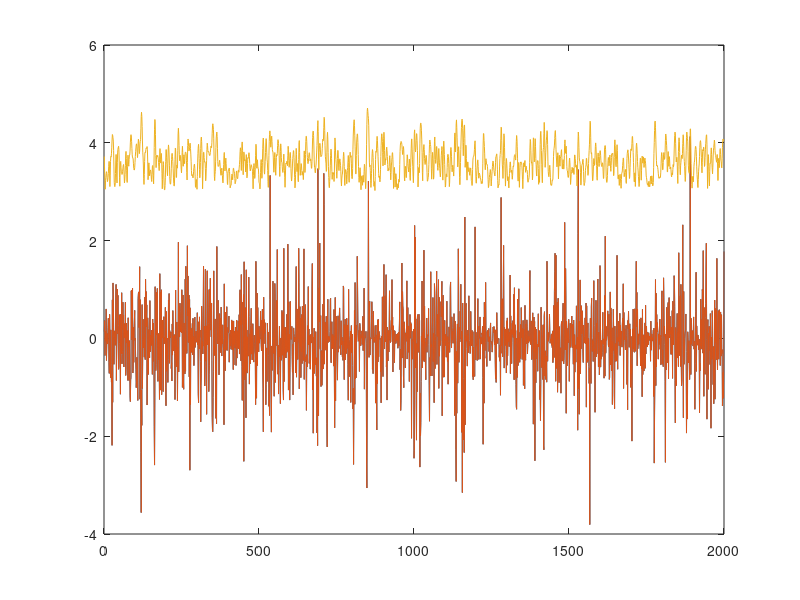

Write the MATLAB code that produced this figure.
%
% testHilbert
%  Irino, T.
%  Created: 6 Mar 2021
%  Modified: 6 Mar 2021
%
fs = 2000;

rng(123);
Snd = randn(1,2000);

Snd_cx = hilbert(Snd);

[bz ap] = butter(2,500/fs);
Snd_LPF = filter(bz, ap, Snd);
ModAmp = abs(hilbert(Snd_LPF));

SndAbs = abs(Snd_cx);
SndPhs = angle(Snd_cx);

SndMod = SndAbs.*ModAmp;
SndSyn = real(SndMod.*exp(j*SndPhs));

SndSyn2 = Snd.*ModAmp;
rms(SndSyn2-SndSyn)

nn = 1:length(Snd);
plot(nn,SndSyn, nn,SndSyn2,nn,ModAmp+3)



 